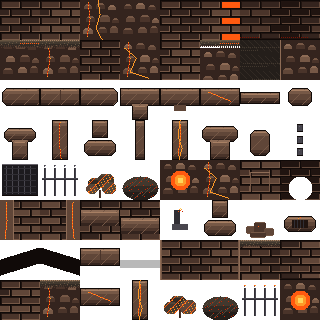
#> input picture images/dungeon/fire-tileset.png, 320 x 320 px
$ python preview_fire_art.py
#> lines starting #> are read from the running program, lines starting #| are printed output that depends on the picture; pictures that were not available may be replaced by others from this repository, and a replacement may not be noted
#!/usr/bin/env python3
"""Composite a cemetery-style sample scene from the fire tileset."""
import os
from PIL import Image

ROOT = os.path.normpath(os.path.join(os.path.dirname(__file__), ".."))
DUN = os.path.join(ROOT, "images", "dungeon")
T = 40
P = 80

CELLS = {
    "wallA": (0, 0), "wallB": (1, 0), "wallVein": (2, 0), "wallHot": (5, 0), "ceilA": (6, 0),
    "floorAshA": (0, 1), "floorAshB": (1, 1), "floorBrick": (2, 1), "floorCrack": (3, 1), "floorTop": (5, 1),
    "beamL": (0, 2), "beamM": (1, 2), "beamR": (2, 2), "beamT": (3, 2), "beamCrack": (5, 2),
    "pilTop": (0, 3), "pilMid": (1, 3), "pilBase": (2, 3), "pilThin": (3, 3), "pilHot": (4, 3), "pilWide": (5, 3),
    "fence": (1, 4), "bush": (2, 4), "mound": (3, 4), "glow": (4, 4),
    "doorL": (0, 5), "rubble": (6, 5), "fence2": (6, 7), "bush2": (4, 7),
}

PROPS = {
    "furnace": (0, 0), "altar": (1, 0), "anvil": (2, 0), "brazier": (3, 0),
    "idol": (1, 1), "basalt": (2, 1),
}


def tile(sheet, name):
    c, r = CELLS[name]
    return sheet.crop((c * T, r * T, (c + 1) * T, (r + 1) * T))


def prop(ps, name):
    c, r = PROPS[name]
    return ps.crop((c * P, r * P, (c + 1) * P, (r + 1) * P))


def paste(dst, src, xy):
    dst.paste(src, xy, src)


def main():
    sheet = Image.open(os.path.join(DUN, "fire-tileset.png")).convert("RGBA")
#> sheet is the input picture: PIL image 320x320 RGBA; mean R, G, B, A 47.4, 33.2, 26, 170.1
    ps = Image.open(os.path.join(DUN, "fire-props-sheet.png")).convert("RGBA")
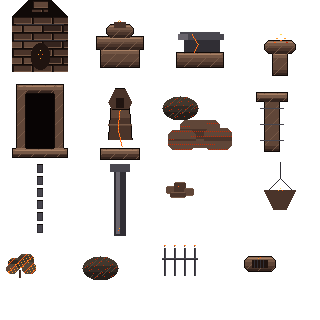
#> input picture images/dungeon/fire-props-sheet.png, 320 x 320 px
#> ps is the input picture: PIL image 320x320 RGBA; mean R, G, B, A 14.2, 10.4, 8.7, 50.8
    far = Image.open(os.path.join(DUN, "fire-bg-far.png")).convert("RGBA")
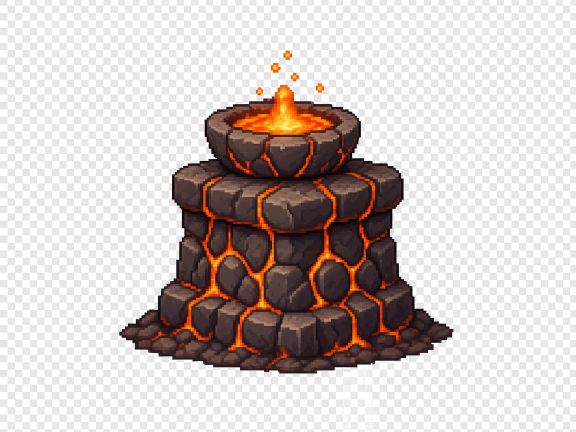
#> input picture images/dungeon/fire-altar-px.png, 1152 x 864 px, given in place of fire-bg-far.png, which was not available (shown at 1/2 size)
    mid = Image.open(os.path.join(DUN, "fire-bg-mid.png")).convert("RGBA")
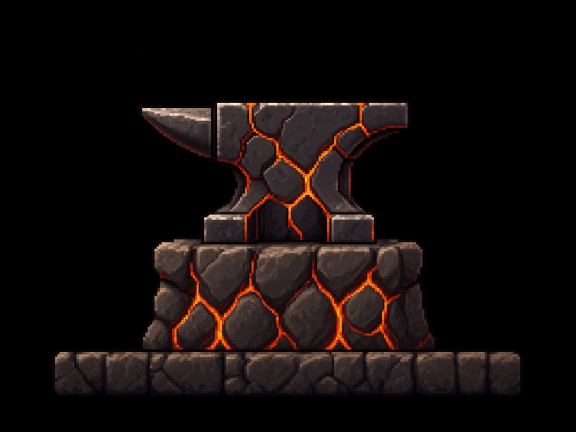
#> input picture images/dungeon/fire-anvil-px.png, 1152 x 864 px, given in place of fire-bg-mid.png, which was not available (shown at 1/2 size)
    near = Image.open(os.path.join(DUN, "fire-bg-near.png")).convert("RGBA")
#> (the run stopped early here; a loop or call above may not have finished)
